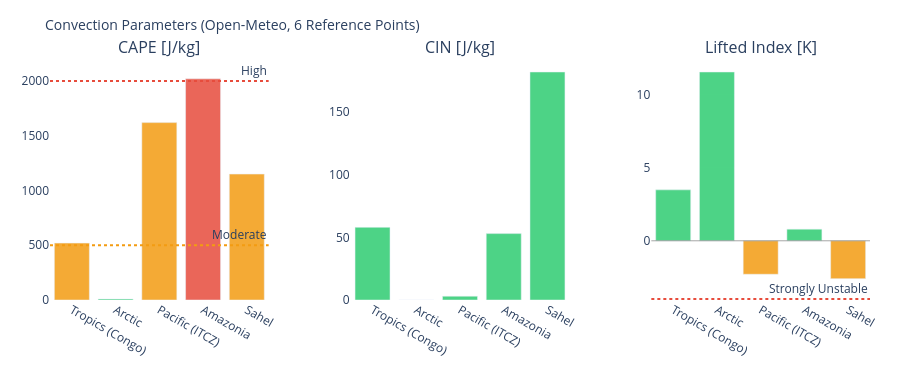

The notebook cell this image was saved under:
### Markdown cell above
---
## 3. Visualizations

### Code cell
# ============================================================
# CAPE / CIN / LIFTED INDEX – Convection potential
# ============================================================

if not df_atm.empty:
    fig = make_subplots(
        rows=1, cols=3,
        subplot_titles=['CAPE [J/kg]', 'CIN [J/kg]', 'Lifted Index [K]'],
        horizontal_spacing=0.1
    )
    pts = df_atm['point'].tolist()
    pt_colors = ['#E85D24','#185FA5','#888780','#378ADD','#639922','#F2A623']

    # CAPE – höher = mehr Gewitterpotential
    cape_vals = df_atm['cape'].fillna(0).tolist()
    cape_colors = ['#e74c3c' if v > 2000 else '#f39c12' if v > 500 else '#2ecc71'
                   for v in cape_vals]
    fig.add_trace(go.Bar(x=pts, y=cape_vals, marker_color=cape_colors,
                         opacity=0.85, showlegend=False), row=1, col=1)
    fig.add_hline(y=2000, line_dash='dot', line_color='#e74c3c',
                  annotation_text='High', row=1, col=1)
    fig.add_hline(y=500,  line_dash='dot', line_color='#f39c12',
                  annotation_text='Moderate', row=1, col=1)

    # CIN – negativer = stärker gedeckelt (weniger Auslöse)
    cin_vals = df_atm['cin'].fillna(0).tolist()
    cin_colors = ['#e74c3c' if v < -200 else '#f39c12' if v < -50 else '#2ecc71'
                  for v in cin_vals]
    fig.add_trace(go.Bar(x=pts, y=cin_vals, marker_color=cin_colors,
                         opacity=0.85, showlegend=False), row=1, col=2)

    # Lifted Index – negativ = instabil
    li_vals = df_atm['li'].fillna(0).tolist()
    li_colors = ['#e74c3c' if v < -4 else '#f39c12' if v < 0 else '#2ecc71'
                 for v in li_vals]
    fig.add_trace(go.Bar(x=pts, y=li_vals, marker_color=li_colors,
                         opacity=0.85, showlegend=False), row=1, col=3)
    fig.add_hline(y=0, line_color='gray', line_width=0.7, row=1, col=3)
    fig.add_hline(y=-4, line_dash='dot', line_color='#e74c3c',
                  annotation_text='Strongly Unstable', row=1, col=3)

    fig.update_layout(
        title=dict(text='Convection Parameters (Open-Meteo, 6 Reference Points)', font=dict(size=14)),
        height=380, plot_bgcolor='rgba(0,0,0,0)', paper_bgcolor='rgba(0,0,0,0)',
        margin=dict(l=50, r=30, t=60, b=80)
    )
    fig.update_xaxes(tickangle=30)
    fig.show()

### Figure 1 — Plotly figure (JSON) as saved in the notebook; plotly's stock layout.template omitted (floating-point values rounded to 4 significant figures)
{"data": [{"marker": {"color": ["#f39c12", "#2ecc71", "#f39c12", "#e74c3c", "#f39c12"]}, "opacity": 0.85, "showlegend": false, "type": "bar", "x": ["Tropics (Congo)", "Arctic", "Pacific (ITCZ)", "Amazonia", "Sahel"], "xaxis": "x", "y": [520.0, 10.0, 1620.0, 2020.0, 1150.0], "yaxis": "y"}, {"marker": {"color": ["#2ecc71", "#2ecc71", "#2ecc71", "#2ecc71", "#2ecc71"]}, "opacity": 0.85, "showlegend": false, "type": "bar", "x": ["Tropics (Congo)", "Arctic", "Pacific (ITCZ)", "Amazonia", "Sahel"], "xaxis": "x2", "y": [58.0, 0.0, 3.0, 53.0, 182.0], "yaxis": "y2"}, {"marker": {"color": ["#2ecc71", "#2ecc71", "#f39c12", "#2ecc71", "#f39c12"]}, "opacity": 0.85, "showlegend": false, "type": "bar", "x": ["Tropics (Congo)", "Arctic", "Pacific (ITCZ)", "Amazonia", "Sahel"], "xaxis": "x3", "y": [3.5, 11.6, -2.3, 0.8, -2.6], "yaxis": "y3"}], "layout": {"annotations": [{"font": {"size": 16}, "showarrow": false, "text": "CAPE [J/kg]", "x": 0.1333, "xanchor": "center", "xref": "paper", "y": 1.0, "yanchor": "bottom", "yref": "paper"}, {"font": {"size": 16}, "showarrow": false, "text": "CIN [J/kg]", "x": 0.5, "xanchor": "center", "xref": "paper", "y": 1.0, "yanchor": "bottom", "yref": "paper"}, {"font": {"size": 16}, "showarrow": false, "text": "Lifted Index [K]", "x": 0.8667, "xanchor": "center", "xref": "paper", "y": 1.0, "yanchor": "bottom", "yref": "paper"}, {"showarrow": false, "text": "High", "x": 1, "xanchor": "right", "xref": "x domain", "y": 2000, "yanchor": "bottom", "yref": "y"}, {"showarrow": false, "text": "Moderate", "x": 1, "xanchor": "right", "xref": "x domain", "y": 500, "yanchor": "bottom", "yref": "y"}, {"showarrow": false, "text": "Strongly Unstable", "x": 1, "xanchor": "right", "xref": "x3 domain", "y": -4, "yanchor": "bottom", "yref": "y3"}], "height": 380, "margin": {"b": 80, "l": 50, "r": 30, "t": 60}, "paper_bgcolor": "rgba(0,0,0,0)", "plot_bgcolor": "rgba(0,0,0,0)", "shapes": [{"line": {"color": "#e74c3c", "dash": "dot"}, "type": "line", "x0": 0, "x1": 1, "xref": "x domain", "y0": 2000, "y1": 2000, "yref": "y"}, {"line": {"color": "#f39c12", "dash": "dot"}, "type": "line", "x0": 0, "x1": 1, "xref": "x domain", "y0": 500, "y1": 500, "yref": "y"}, {"line": {"color": "gray", "width": 0.7}, "type": "line", "x0": 0, "x1": 1, "xref": "x3 domain", "y0": 0, "y1": 0, "yref": "y3"}, {"line": {"color": "#e74c3c", "dash": "dot"}, "type": "line", "x0": 0, "x1": 1, "xref": "x3 domain", "y0": -4, "y1": -4, "yref": "y3"}], "title": {"font": {"size": 14}, "text": "Convection Parameters (Open-Meteo, 6 Reference Points)"}, "xaxis": {"anchor": "y", "domain": [0.0, 0.2667], "tickangle": 30}, "xaxis2": {"anchor": "y2", "domain": [0.3667, 0.6333], "tickangle": 30}, "xaxis3": {"anchor": "y3", "domain": [0.7333, 1.0], "tickangle": 30}, "yaxis": {"anchor": "x", "domain": [0.0, 1.0]}, "yaxis2": {"anchor": "x2", "domain": [0.0, 1.0]}, "yaxis3": {"anchor": "x3", "domain": [0.0, 1.0]}}}
